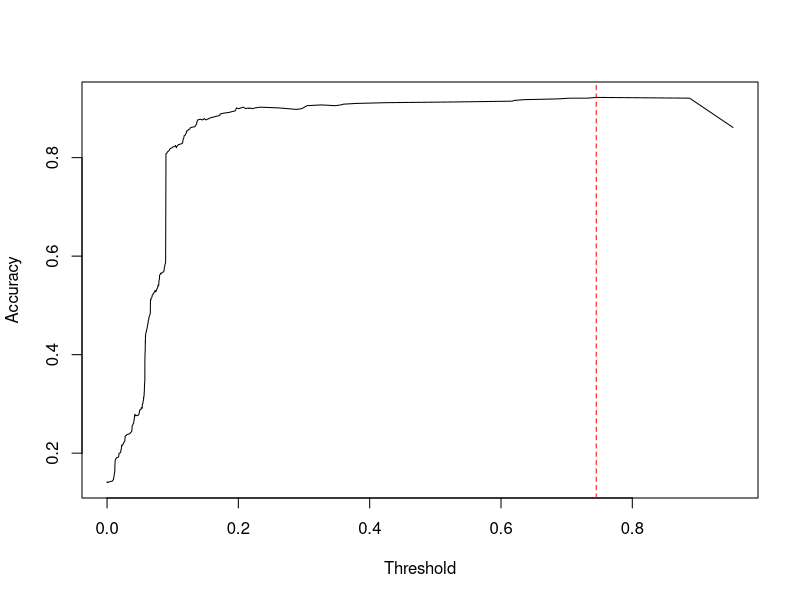
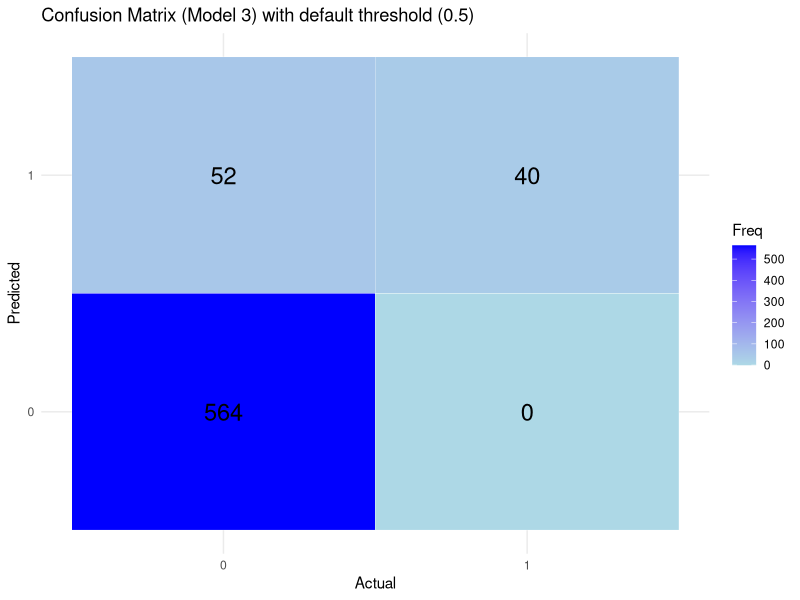

Source code (R) for these figures, in order:
library(caTools)
library(pscl)
library(caret)
library(ROCR)


# Make this reproducible
set.seed(1)

data <- read.csv(file = "preprocessed.csv", header = TRUE, sep = ",")

split <- sample.split(data, SplitRatio = 0.8)

training <- subset(data, split == "TRUE")
testing <- subset(data, split == "FALSE")

model0 <- glm(Is_Ad ~ 1, training, family = binomial()) # intercept only
model1 <- glm(Is_Ad ~ Height + Width + Aspect_ratio + Local, training,
    family = binomial()
)
model2 <- glm(Is_Ad ~ Local * (Height + Width + Aspect_ratio),
    training,
    family = binomial()
)

model3 <- glm(Is_Ad ~ Aspect_ratio * (Height + Width + Local),
    training,
    family = binomial()
)


print(summary(model1))
print(summary(model2))
print(summary(model3))


anova(model0, model1)
anova(model1, model2)
anova(model2, model3)

model_final <- glm(Is_Ad ~ Height + Width + Aspect_ratio + Aspect_ratio:Width,
    training,
    family = binomial()
)

anova(model3, model_final)

probs <- predict(model_final, newdata = testing, type = "response")

# Create a prediction object
pred <- prediction(probs, testing$Is_Ad)

#Calculate performance for different thresholds (e.g., accuracy score)
perf <- performance(pred, "acc")

# Find the threshold with the maximum F1 score
acc_scores <- perf@y.values[[1]]
thresholds <- perf@x.values[[1]]
best_index <- which.max(acc_scores)
best_threshold <- thresholds[best_index]
cat("Best threshold (max accuracy):", best_threshold, "\n")
# print(table(PredictedValue = ifelse(probs > best_threshold, 1, 0), ActualValue = testing$Is_Ad))


# plot accuracy vs threshold
# X11()
plot(thresholds, acc_scores, type = "l", xlab = "Threshold", ylab = "Accuracy")
abline(v = best_threshold, col = "red", lty = 2)
# Use this threshold to form the confusion matrix


library(caret)

# For model_final, using the best threshold
predicted <- as.factor(ifelse(probs > best_threshold, 1, 0))
actual <- as.factor(testing$Is_Ad)

# Print confusion matrix with statistics
cm <- confusionMatrix(predicted, actual, positive = "1")
print(cm)


library(ggplot2)

# Convert confusion matrix to data frame
cm_df <- as.data.frame(cm$table)
colnames(cm_df) <- c("Actual", "Predicted", "Freq")

# Plot confusion matrix as a heatmap
ggplot(cm_df, aes(x = Actual, y = Predicted, fill = Freq)) +
  geom_tile(color = "white") +
  geom_text(aes(label = Freq), size = 6) +
  scale_fill_gradient(low = "lightblue", high = "blue") +
  labs(title = "Confusion Matrix (Model 3) with default threshold (0.5)", x = "Actual", y = "Predicted") +
  theme_minimal()
